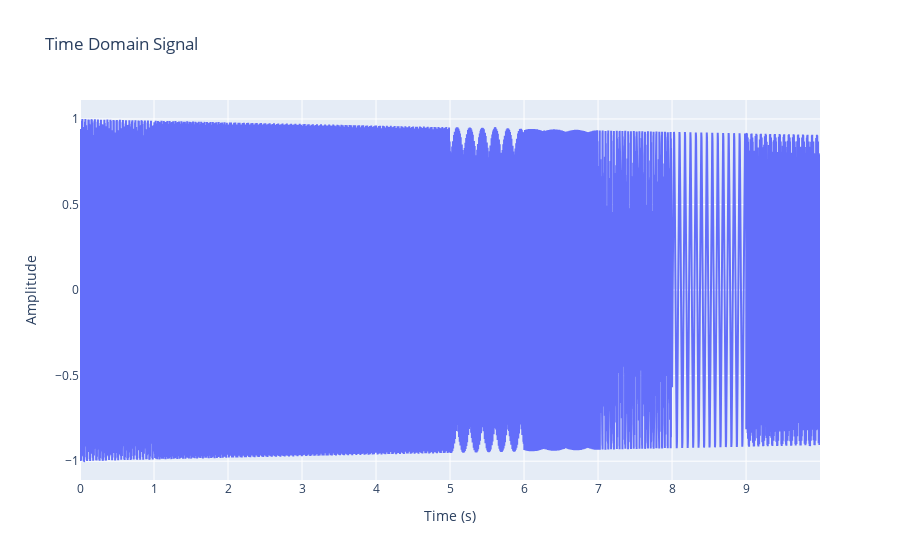
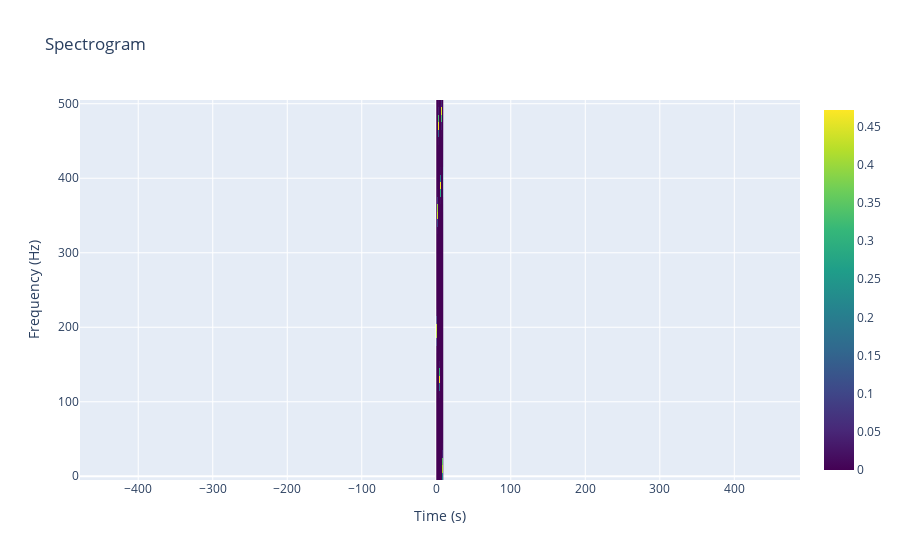

Notebook code cell kept with these figures, in order:
### Code cell
import numpy as np
import plotly.graph_objs as go
from scipy.signal import stft

# 参数设置
fs = 1000  # 采样频率
t = np.arange(0, 10, 1/fs)  # 时间向量
alpha = -0.0098  # 衰减指数

# 生成跳频信号
frequencies = np.random.uniform(20, 1000, len(t) // fs)  # 每1秒随机选择一个频率
signal = np.zeros_like(t)
for i, f in enumerate(frequencies):
    start = i * fs
    end = (i + 1) * fs
    t_segment = t[start:end]
    signal[start:end] = np.sin(2 * np.pi * f * t_segment) * np.exp(alpha * t_segment)

# 使用短时傅里叶变换分析信号
f, t_stft, Zxx = stft(signal, fs, nperseg=100)

# 绘制时域波形
fig1 = go.Figure()
fig1.add_trace(go.Scatter(x=t, y=signal, mode='lines', name='Time Domain Signal'))
fig1.update_layout(title='Time Domain Signal', xaxis_title='Time (s)', yaxis_title='Amplitude')

# 绘制频谱图
fig2 = go.Figure()
fig2.add_trace(go.Heatmap(z=np.abs(Zxx), x=t_stft, y=f, colorscale='Viridis', zmin=0, zmax=np.max(np.abs(Zxx))))
fig2.update_layout(title='Spectrogram', xaxis_title='Time (s)', yaxis_title='Frequency (Hz)', 
                   yaxis=dict(scaleanchor="x", scaleratio=1), 
                   xaxis=dict(autorange=True))

# 显示图表
fig1.show()
fig2.show()

### Figure 1 — Plotly figure (JSON) as saved in the notebook; plotly's stock layout.template omitted (floating-point values rounded to 4 significant figures; data arrays with more than 128 entries replaced by an {"elided": "..."} marker saying what was removed)
{"data": [{"mode": "lines", "name": "Time Domain Signal", "type": "scatter", "x": {"elided": "10000 float values"}, "y": {"elided": "10000 float values"}}], "layout": {"title": {"text": "Time Domain Signal"}, "xaxis": {"title": {"text": "Time (s)"}}, "yaxis": {"title": {"text": "Amplitude"}}}}

### Figure 2 — Plotly figure (JSON) as saved in the notebook; plotly's stock layout.template omitted (floating-point values rounded to 4 significant figures; data arrays with more than 128 entries replaced by an {"elided": "..."} marker saying what was removed)
{"data": [{"colorscale": [[0, "#440154"], [0.1111, "#482878"], [0.2222, "#3e4989"], [0.3333, "#31688e"], [0.4444, "#26828e"], [0.5556, "#1f9e89"], [0.6667, "#35b779"], [0.7778, "#6ece58"], [0.8889, "#b5de2b"], [1, "#fde725"]], "type": "heatmap", "x": {"elided": "201 float values"}, "y": [0, 10, 20, 30, 40, 50, 60, 70, 80, 90, 100, 110, 120, 130, 140, 150, 160, 170, 180, 190, 200, 210, 220, 230, 240, 250, 260, 270, 280, 290, 300, 310, 320, 330, 340, 350, 360, 370, 380, 390, 400, 410, 420, 430, 440, 450, 460, 470, 480, 490, 500], "z": {"elided": "51x201 float values"}, "zmax": 0.4717, "zmin": 0}], "layout": {"title": {"text": "Spectrogram"}, "xaxis": {"autorange": true, "title": {"text": "Time (s)"}}, "yaxis": {"scaleanchor": "x", "scaleratio": 1, "title": {"text": "Frequency (Hz)"}}}}
